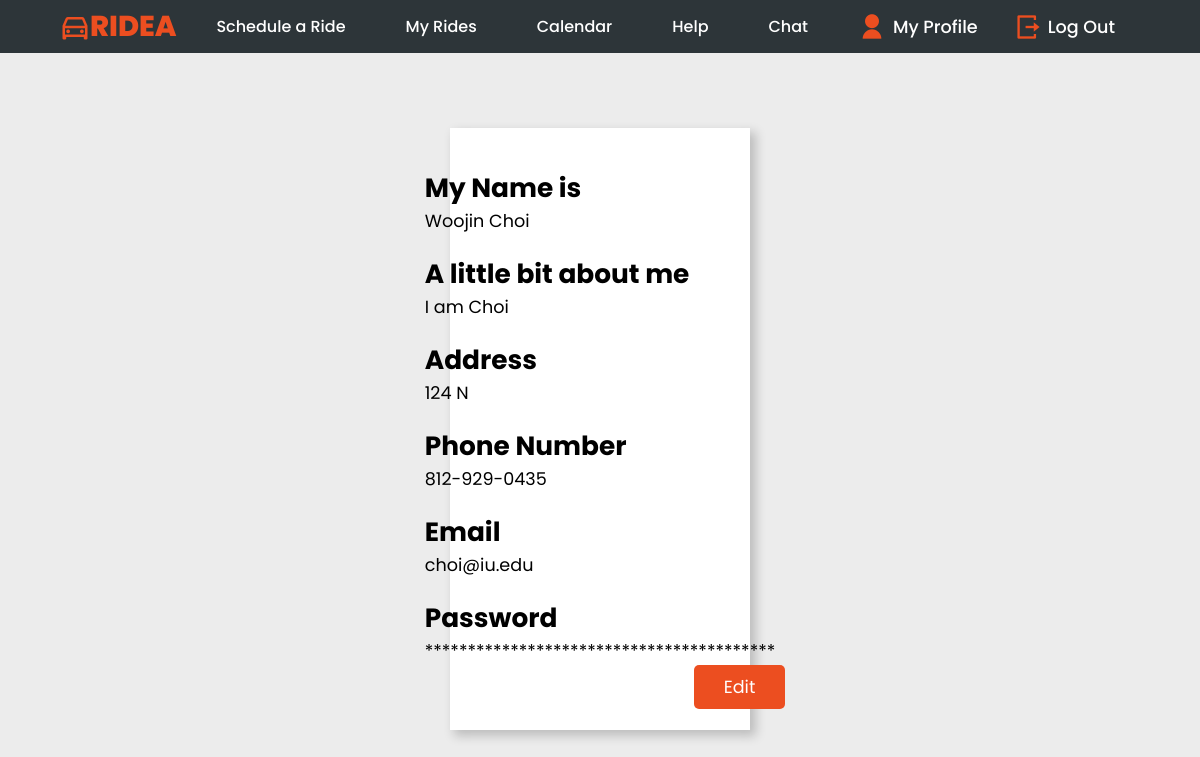
/profile.php (signed in), run on the app's committed database.
### tables this page shows
CREATE TABLE PASSENGER (
   PassengerID INT AUTO_INCREMENT,
   fname VARCHAR(50) NOT NULL,
   lname VARCHAR(50) NOT NULL,
   address VARCHAR(255),
   phone VARCHAR(20),
   email VARCHAR(255) NOT NULL,
   password VARCHAR(250) NOT NULL,
   biography TEXT,
   PRIMARY KEY (PassengerID)
);

### profile.php (the view, shortened to what this page needs)
<!DOCTYPE html>
<html lang="en">
<head>
    <link href="https://cdn.jsdelivr.net/npm/remixicon@2.5.0/fonts/remixicon.css" rel="stylesheet">
    <link rel="stylesheet" href="https://unpkg.com/boxicons@latest/css/boxicons.min.css">
    <link rel="stylesheet" href="path/to/font-awesome/css/font-awesome.min.css">
</head>
<body>
<?php include 'includes/nav.php'; ?>
            <?php
            $con = mysqli_connect("db.luddy.indiana.edu", "i494f22_team06", "my+sql=i494f22_team06", "i494f22_team06");
            $type = $_SESSION['type'];
            $email = $_SESSION['login'];
            if ($type == 'driver') {
            $sql = "SELECT DriverID, fname ,lname, address, phone, email, password, biography, license_number, license_photo, color, model_name FROM DRIVER WHERE email='$email'";
            $result = mysqli_query($con, $sql);
            $num_rows = mysqli_num_rows($result);
            if ($num_rows > 0) {
                while ($row = $result->fetch_assoc()) {
                echo "<div class='wrapper1'>";
                    echo "<div class='div_test1'>";
                    echo "<div class='col1_driver'>";
                        echo "<div class='label'>";
                            echo"<h2>My Name is</h2>";
                                echo $row["fname"];
                                echo " ";
                                echo $row["lname"];
                        echo "</div>";
                        echo "<div class='label'>";
                            echo"<h2>A little bit about me</h2>";
                            echo $row["biography"];
                        echo "</div>";
                        echo "<div class='label'>";
                            echo"<h2>Address</h2>";
                                echo $row["address"];
                        echo "</div>";
                        echo "<div class='label'>";
                            echo"<h2>Phone Number</h2>";
                                echo $row["phone"];
                        echo "</div>";
                        echo "<div class='label'>";
                            echo"<h2>Email</h2>";
                                echo $row["email"];
                        echo "</div>";
                        echo "<div class='label'>";
                            echo"<h2>Password</h2>";
                            echo $row["password"] ? str_repeat("*", strlen($row["password"])) : "";
                        echo "</div>";
                    echo "<div class='btn-group'>";
                    echo "<a class='btn btn-warning'href='edit_profile.php'>Edit</a>";
                    echo "</div>";
                    echo "</div>";
                        echo "<div class='col2_driver'>";
                            echo "<div class='label'>";
                                echo"<h2>License number</h2>";
                                echo $row["license_number"];
                            echo "</div>";
                            echo "<div class='label'>";
                                echo"<h2>Licence photo</h2>";
                                echo $row["license_photo"];
                            echo "</div>";
                            echo "<div class='label'>";
                                echo"<h2>Model name</h2>";
                                echo $row["model_name"];
                            echo "</div>";
                            echo "<div class='label'>";
                                echo"<h2>Color</h2>";
                                echo $row["color"];
                            echo "</div>";
                    echo "</div>";
                echo "</div>";
                }
            }
        }
            elseif ($type == 'passenger') {
                $sql = "SELECT PassengerID, fname ,lname, address, phone, email, password, biography FROM PASSENGER WHERE email='$email'";
                $result = mysqli_query($con, $sql);
                $num_rows = mysqli_num_rows($result);
                if ($num_rows > 0) {
                    while ($row = $result->fetch_assoc()) {
                        echo "<div class='wrapper'>";
                            echo "<div class='div_test'>";
                            echo "<div class='col1'>";
                                echo "<div class='label'>";
                                    echo"<h2>My Name is</h2>";
                                        echo $row["fname"];
                                        echo $row["lname"];
                                echo "</div>";
                                echo "<div class='label'>";
                                    echo"<h2>A little bit about me</h2>";
                                    echo $row["biography"];
                                echo "</div>";
                                echo "<div class='label'>";
                                    echo"<h2>Address</h2>";
                                        echo $row["address"];
                                echo "</div>";
                                echo "<div class='label'>";
                                    echo"<h2>Phone Number</h2>";
                                        echo $row["phone"];
                                echo "</div>";
                                echo "<div class='label'>";
                                    echo"<h2>Email</h2>";
                                        echo $row["email"];
                                echo "</div>";
                                echo "<div class='label'>";
                                    echo"<h2>Password</h2>";
                                    echo $row["password"] ? str_repeat("*", strlen($row["password"])) : "";
                                echo "</div>";
                            echo "<div class='btn-group'>";
                            echo "<a class='btn btn-warning'href='edit_profile.php'>Edit</a>";
                            echo "</div>";
                            echo "</div>";
                            echo "</div>";
                        echo "</div>";
                    }
                }
            }
            ?>
</body>
</html>

### data on the page
passenger: fname "Woojin", lname "Choi", biography "I am Choi", address "124 N", phone "812-929-0435", email "choi@iu.edu", password "*****************************************"
